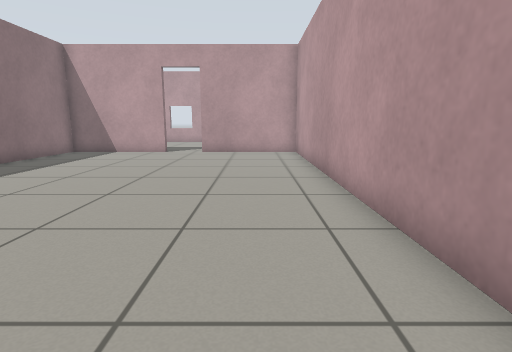
[1] (above)

16 first-person views from a walk through a robot-simulator world made for Gazebo. The camera is 0.72 m above the floor, tilts 10° down and sees 80° across. The floor is counted in squares, 0.5 m on a side. Each view is taken from the middle of a square. On the plan, view 1 faces up. The plan holds only what a view shows up to about 14 squares ahead; the rest is blank. The place goes on beyond the plan.

[2]
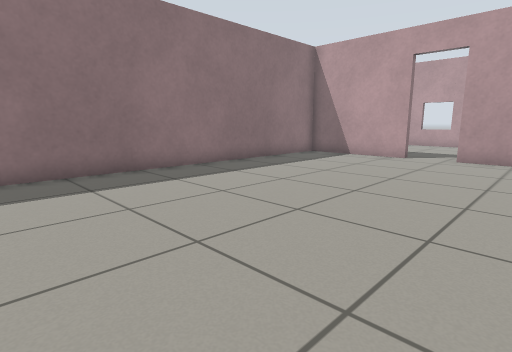

[3]
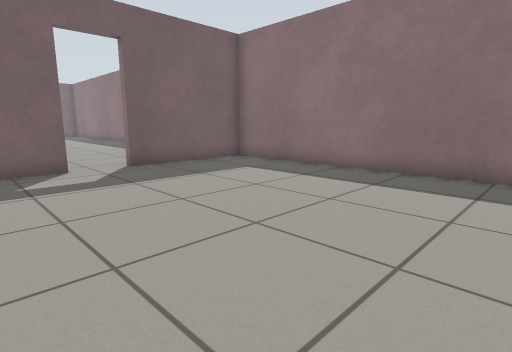

[4]
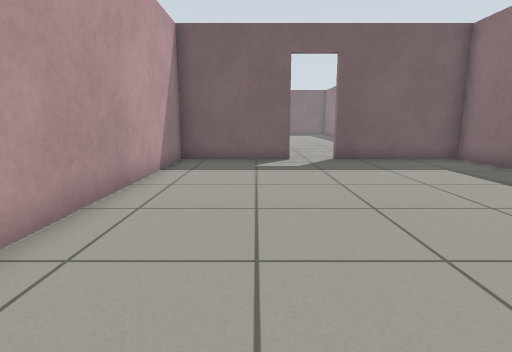

[5]
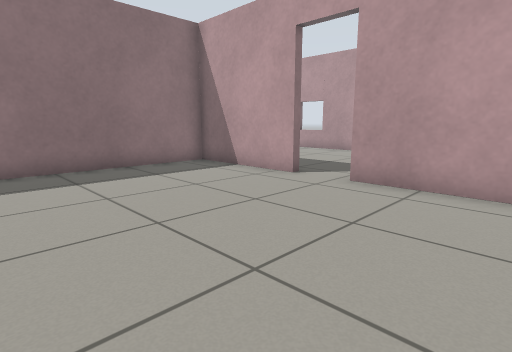

[6]
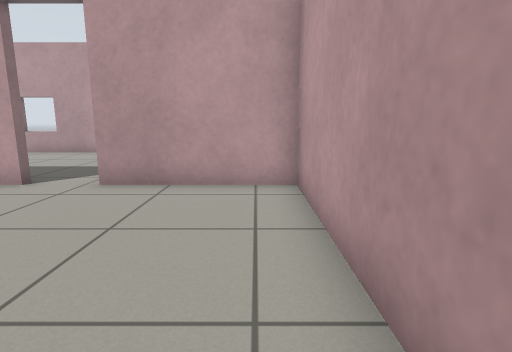

[7]
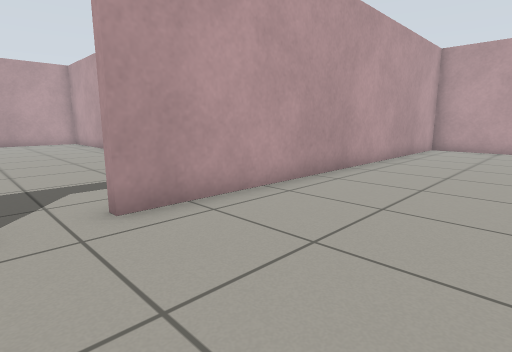

[8]
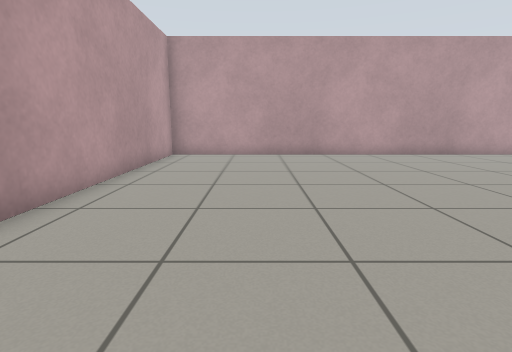

[9]
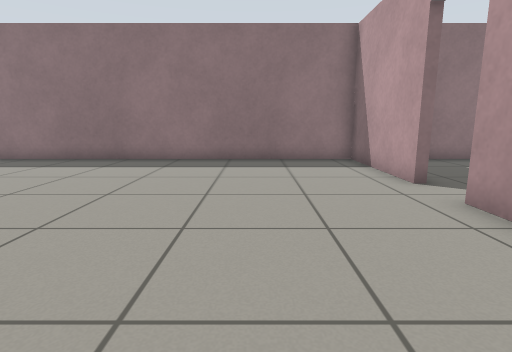

[10]
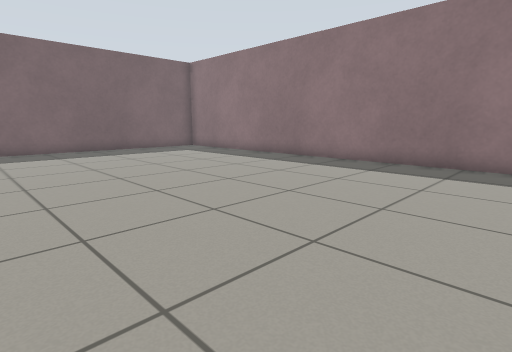

[11]
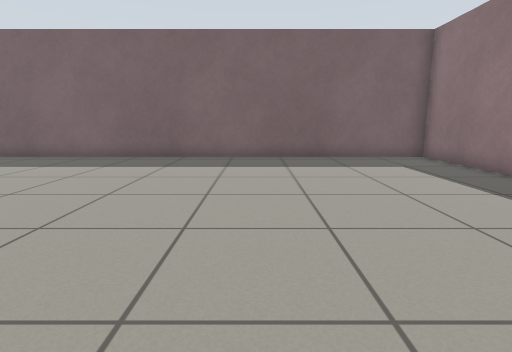

[12]
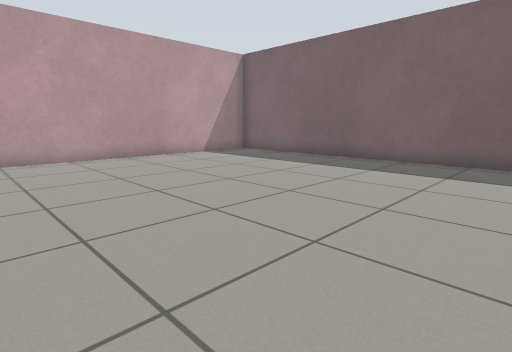

[13]
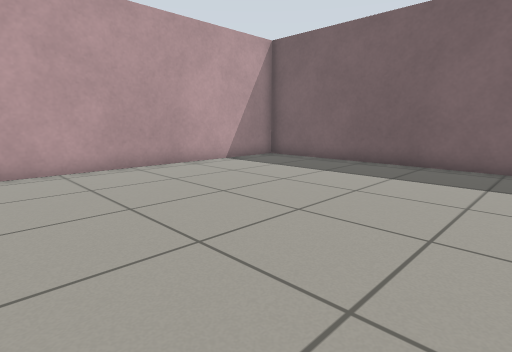

[14]
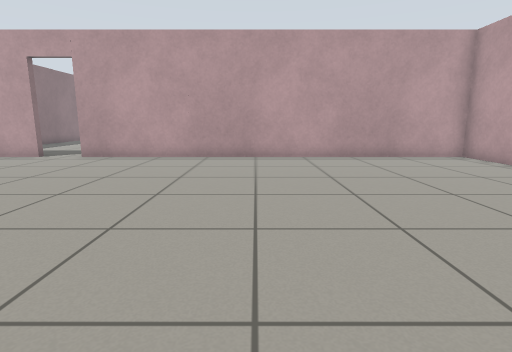

[15]
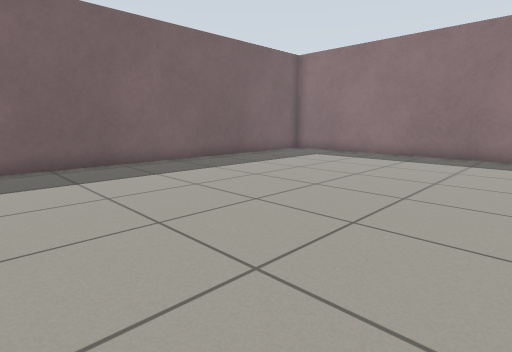

[16]
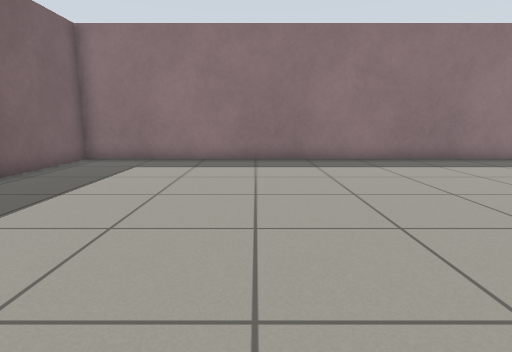

### Floor plan
Points are (right, up) in squares from view 1. A wall is a line through its corners. A room is listed if a view was taken in it or the views show most of it. See-through windows are left out.
Room 1 (views 1, 2, 3, 4, 5, 6)
walls: (-4.4, 15) (-9, 15) (-9, -2.9) (-4, -2.9); (-2.3, -2.9) (2, -2.9) (2, 15) (-2.7, 15)
ways out: open door at (-3.5, -3) to room 2; open door at (-3.5, 15)
Room 2 (views 7, 8, 9, 10, 11, 12, 13, 14, 15, 16)
walls: (-4, -3.3) (-9, -3.3) (-9, -26.6) (13.6, -26.6) (13.6, -3.3) (-2.3, -3.3)
ways out: open door at (-3.5, -3) to room 1

Where each view was taken, in squares from view 1:
view 1: 0 up, 0 right, facing up
view 2: 2 up, 0 right, facing up-left
view 3: 7 up, 0 right, facing down-left
view 4: 9 up, 1 left, facing down
view 5: 8 up, 1 right, facing up-left
view 6: 8 up, 1 right, facing up
view 7: 8 down, 4 left, facing up-right
view 8: 7 down, 0 right, facing right
view 9: 7 down, 3 right, facing left
view 10: 10 down, 2 right, facing down-left
view 11: 14 down, 2 left, facing down
view 12: 15 down, 1 right, facing down-right
view 13: 16 down, 4 right, facing down-right
view 14: 16 down, 5 right, facing up
view 15: 16 down, 5 right, facing down-left
view 16: 20 down, 3 right, facing left
